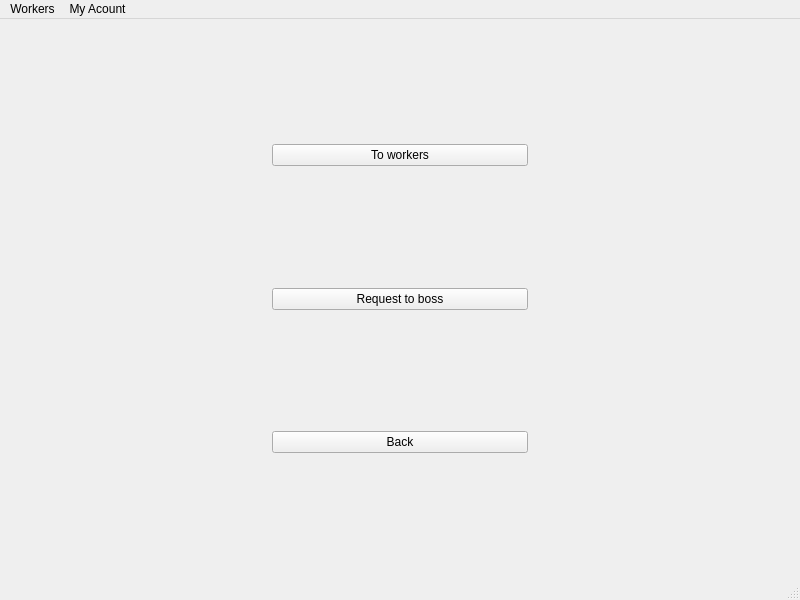
<?xml version="1.0" encoding="UTF-8"?>
<ui version="4.0">
 <class>ManagerMenu</class>
 <widget class="QMainWindow" name="ManagerMenu">
  <property name="geometry">
   <rect>
    <x>0</x>
    <y>0</y>
    <width>800</width>
    <height>600</height>
   </rect>
  </property>
  <property name="windowTitle">
   <string>MainWindow</string>
  </property>
  <widget class="QWidget" name="centralwidget">
   <layout class="QGridLayout" name="gridLayout">
    <item row="0" column="1">
     <layout class="QVBoxLayout" name="verticalLayout">
      <item>
       <spacer name="verticalSpacer">
        <property name="orientation">
         <enum>Qt::Vertical</enum>
        </property>
        <property name="sizeHint" stdset="0">
         <size>
          <width>20</width>
          <height>40</height>
         </size>
        </property>
       </spacer>
      </item>
      <item>
       <widget class="QPushButton" name="pushButton">
        <property name="text">
         <string>To workers</string>
        </property>
       </widget>
      </item>
      <item>
       <spacer name="verticalSpacer_2">
        <property name="orientation">
         <enum>Qt::Vertical</enum>
        </property>
        <property name="sizeHint" stdset="0">
         <size>
          <width>20</width>
          <height>40</height>
         </size>
        </property>
       </spacer>
      </item>
      <item>
       <widget class="QPushButton" name="pushButton_3">
        <property name="text">
         <string>Request to boss</string>
        </property>
       </widget>
      </item>
      <item>
       <spacer name="verticalSpacer_3">
        <property name="orientation">
         <enum>Qt::Vertical</enum>
        </property>
        <property name="sizeHint" stdset="0">
         <size>
          <width>20</width>
          <height>40</height>
         </size>
        </property>
       </spacer>
      </item>
      <item>
       <widget class="QPushButton" name="BackButton">
        <property name="text">
         <string>Back</string>
        </property>
       </widget>
      </item>
      <item>
       <spacer name="verticalSpacer_4">
        <property name="orientation">
         <enum>Qt::Vertical</enum>
        </property>
        <property name="sizeHint" stdset="0">
         <size>
          <width>20</width>
          <height>40</height>
         </size>
        </property>
       </spacer>
      </item>
     </layout>
    </item>
    <item row="0" column="0">
     <widget class="QWidget" name="widget" native="true"/>
    </item>
    <item row="0" column="2">
     <widget class="QWidget" name="widget_2" native="true"/>
    </item>
   </layout>
  </widget>
  <widget class="QMenuBar" name="menubar">
   <property name="geometry">
    <rect>
     <x>0</x>
     <y>0</y>
     <width>800</width>
     <height>21</height>
    </rect>
   </property>
   <widget class="QMenu" name="menuWorkers">
    <property name="title">
     <string>Workers</string>
    </property>
    <addaction name="actionAdd_worker"/>
    <addaction name="actionDelete_worker"/>
    <addaction name="separator"/>
   </widget>
   <widget class="QMenu" name="menuMy_Acount">
    <property name="title">
     <string>My Acount</string>
    </property>
   </widget>
   <addaction name="menuWorkers"/>
   <addaction name="menuMy_Acount"/>
  </widget>
  <widget class="QStatusBar" name="statusbar"/>
  <action name="actionAdd_worker">
   <property name="text">
    <string>Add worker</string>
   </property>
  </action>
  <action name="actionDelete_worker">
   <property name="text">
    <string>Delete worker</string>
   </property>
  </action>
 </widget>
 <resources/>
 <connections/>
</ui>
